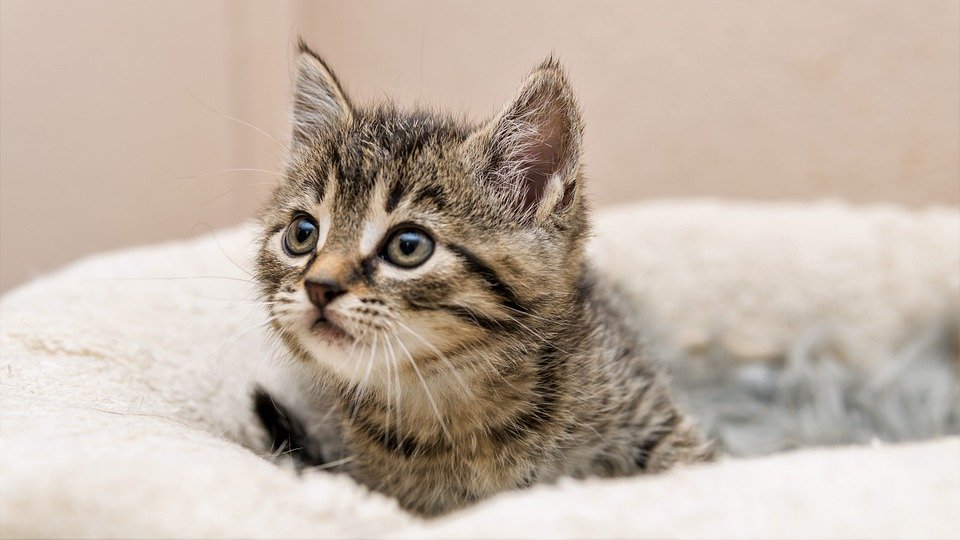
#> input picture Python/opencv/kitten.jpg, 960 x 540 px
$ python readwrite.py
#> lines starting #> are read from the running program, lines starting #| are printed output that depends on the picture
import cv2

filename = "kitten.jpg"

## read image
# default: cv2.IMREAD_COLOR (RGB color level)
my_img = cv2.imread(filename)
#> my_img is the input picture: shape (540, 960, 3); mean B, G, R 166, 178.5, 193
# gray level
my_img_gray = cv2.imread(filename, cv2. IMREAD_GRAYSCALE)
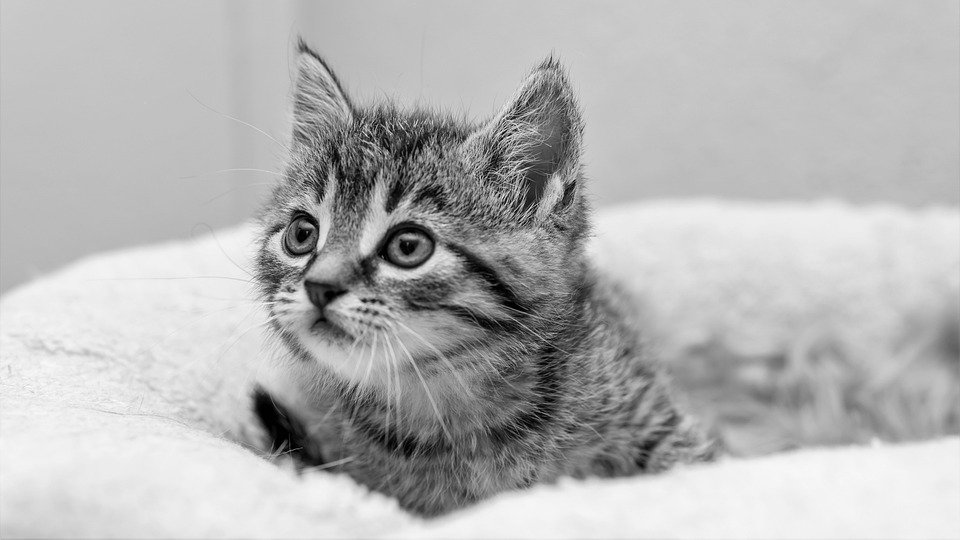
#> my_img_gray: shape (540, 960); min 0, max 255, mean 181.4
print("Image type: ", type(my_img))
#| Image type:  <class 'numpy.ndarray'>
print("Image size: ", my_img.shape)
#| Image size:  (540, 960, 3)

## show image
# Able to adjust the window
cv2.namedWindow('My image', cv2.WINDOW_NORMAL)
cv2.imshow('My image', my_img)
cv2.imshow('My image gray', my_img_gray)

## Wait key to close window
cv2.waitKey(0)
cv2.destroyAllWindows()
# We can only close specific window
# cv2.destoryWindow('My image')

## Output different type image (based on filename extension)
cv2.imwrite('kitten_png.png', my_img_gray)
cv2.imwrite('kitten_tiff.tiff', my_img_gray)
